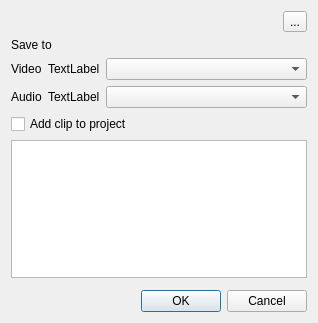
<?xml version="1.0" encoding="UTF-8"?>
<ui version="4.0">
 <class>CutJobDialog_UI</class>
 <widget class="QDialog" name="CutJobDialog_UI">
  <property name="geometry">
   <rect>
    <x>0</x>
    <y>0</y>
    <width>318</width>
    <height>323</height>
   </rect>
  </property>
  <property name="windowTitle">
   <string>Cut Clip</string>
  </property>
  <layout class="QGridLayout" name="gridLayout">
   <item row="2" column="2" colspan="3">
    <widget class="QComboBox" name="vcodec"/>
   </item>
   <item row="0" column="0" colspan="4">
    <widget class="QLabel" name="info_label">
     <property name="text">
      <string/>
     </property>
    </widget>
   </item>
   <item row="2" column="1">
    <widget class="QLabel" name="video_codec">
     <property name="text">
      <string>TextLabel</string>
     </property>
    </widget>
   </item>
   <item row="5" column="0" colspan="5">
    <widget class="QTextEdit" name="extra_params">
     <property name="sizePolicy">
      <sizepolicy hsizetype="Expanding" vsizetype="Preferred">
       <horstretch>0</horstretch>
       <verstretch>0</verstretch>
      </sizepolicy>
     </property>
    </widget>
   </item>
   <item row="3" column="1">
    <widget class="QLabel" name="audio_codec">
     <property name="text">
      <string>TextLabel</string>
     </property>
    </widget>
   </item>
   <item row="3" column="2" colspan="3">
    <widget class="QComboBox" name="acodec"/>
   </item>
   <item row="3" column="0">
    <widget class="QLabel" name="label_2">
     <property name="text">
      <string>Audio</string>
     </property>
    </widget>
   </item>
   <item row="7" column="2">
    <spacer name="verticalSpacer">
     <property name="orientation">
      <enum>Qt::Vertical</enum>
     </property>
     <property name="sizeHint" stdset="0">
      <size>
       <width>20</width>
       <height>40</height>
      </size>
     </property>
    </spacer>
   </item>
   <item row="0" column="4">
    <widget class="QToolButton" name="button_more">
     <property name="toolTip">
      <string>Configure job</string>
     </property>
     <property name="text">
      <string>...</string>
     </property>
     <property name="checkable">
      <bool>true</bool>
     </property>
     <property name="autoRaise">
      <bool>false</bool>
     </property>
    </widget>
   </item>
   <item row="4" column="0" colspan="5">
    <widget class="QCheckBox" name="add_clip">
     <property name="text">
      <string>Add clip to project</string>
     </property>
    </widget>
   </item>
   <item row="2" column="0">
    <widget class="QLabel" name="label">
     <property name="text">
      <string>Video</string>
     </property>
    </widget>
   </item>
   <item row="1" column="0" colspan="5">
    <layout class="QHBoxLayout" name="horizontalLayout">
     <item>
      <widget class="QLabel" name="destination_label">
       <property name="sizePolicy">
        <sizepolicy hsizetype="Maximum" vsizetype="Preferred">
         <horstretch>0</horstretch>
         <verstretch>0</verstretch>
        </sizepolicy>
       </property>
       <property name="text">
        <string>Save to</string>
       </property>
      </widget>
     </item>
     <item>
      <widget class="KUrlRequester" name="file_url">
       <property name="sizePolicy">
        <sizepolicy hsizetype="MinimumExpanding" vsizetype="Preferred">
         <horstretch>0</horstretch>
         <verstretch>0</verstretch>
        </sizepolicy>
       </property>
      </widget>
     </item>
    </layout>
   </item>
   <item row="7" column="3" colspan="2">
    <widget class="QDialogButtonBox" name="buttonBox">
     <property name="orientation">
      <enum>Qt::Horizontal</enum>
     </property>
     <property name="standardButtons">
      <set>QDialogButtonBox::Cancel|QDialogButtonBox::Ok</set>
     </property>
    </widget>
   </item>
   <item row="6" column="0" colspan="5">
    <widget class="KMessageWidget" name="message">
     <property name="messageType">
      <enum>KMessageWidget::Information</enum>
     </property>
    </widget>
   </item>
  </layout>
 </widget>
 <customwidgets>
  <customwidget>
   <class>KUrlRequester</class>
   <extends>QWidget</extends>
   <header>kurlrequester.h</header>
   <container>1</container>
  </customwidget>
  <customwidget>
   <class>KMessageWidget</class>
   <extends>QFrame</extends>
   <header>kmessagewidget.h</header>
  </customwidget>
 </customwidgets>
 <resources/>
 <connections>
  <connection>
   <sender>buttonBox</sender>
   <signal>accepted()</signal>
   <receiver>CutJobDialog_UI</receiver>
   <slot>accept()</slot>
   <hints>
    <hint type="sourcelabel">
     <x>248</x>
     <y>254</y>
    </hint>
    <hint type="destinationlabel">
     <x>157</x>
     <y>274</y>
    </hint>
   </hints>
  </connection>
  <connection>
   <sender>buttonBox</sender>
   <signal>rejected()</signal>
   <receiver>CutJobDialog_UI</receiver>
   <slot>reject()</slot>
   <hints>
    <hint type="sourcelabel">
     <x>316</x>
     <y>260</y>
    </hint>
    <hint type="destinationlabel">
     <x>286</x>
     <y>274</y>
    </hint>
   </hints>
  </connection>
  <connection>
   <sender>button_more</sender>
   <signal>toggled(bool)</signal>
   <receiver>extra_params</receiver>
   <slot>setVisible(bool)</slot>
   <hints>
    <hint type="sourcelabel">
     <x>362</x>
     <y>24</y>
    </hint>
    <hint type="destinationlabel">
     <x>193</x>
     <y>151</y>
    </hint>
   </hints>
  </connection>
 </connections>
</ui>
